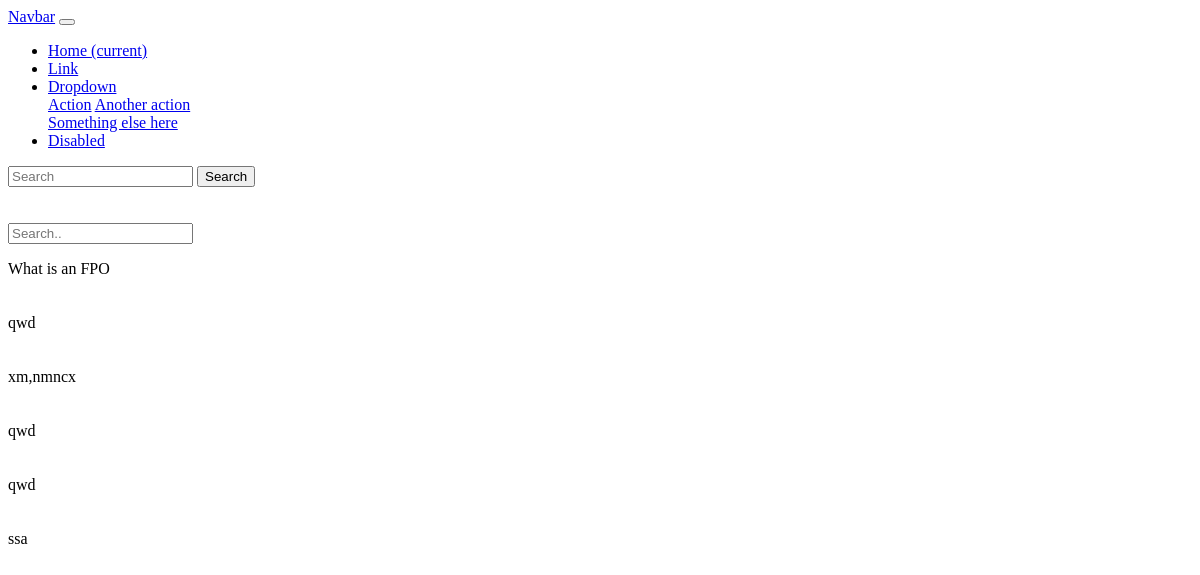
The app's page /queries/, older data.
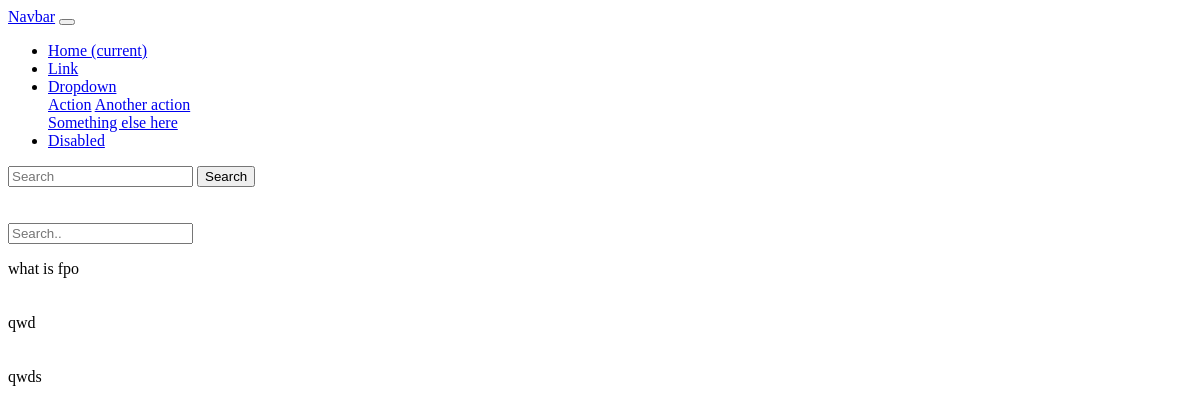
The same page, newer data.
### Info/models.py (models this page shows, shortened)
class Query(models.Model):
    question = models.CharField(_("Question"), max_length=50)

### Info/views.py (the view)
# urls.py: path("queries/",views.queries,name="queries")
def queries(request):
    queries = Query.objects.all()
    search_term = ''
    if 'search' in request.GET:
        search_term = request.GET['search']
        queries = queries.filter(
            Q(question__icontains=search_term)
        )
    context = {
        "queries":queries,"search_term":search_term
    }
    return render(request,'Info/queries.html',context)

### templates/Info/queries.html
{% extends "header.html" %}
{% block content%}
<form action="" style="padding-top:20px">
     <input type="text" placeholder="Search.." name="search" id="search" value="{{search_term}}">
</form>
{% for query in queries%}
{{ query.question}} <br> <br>
<br>
{% endfor %}
{% endblock content %}

Row changes from the older to the newer data that the page shows:
removed Query: question "qwd"
removed Query: question "qwd"
removed Query: question "ssa"
changed Query: question "What is an FPO" → "what is fpo"
changed Query: question "xm,nmncx" → "qwds"
